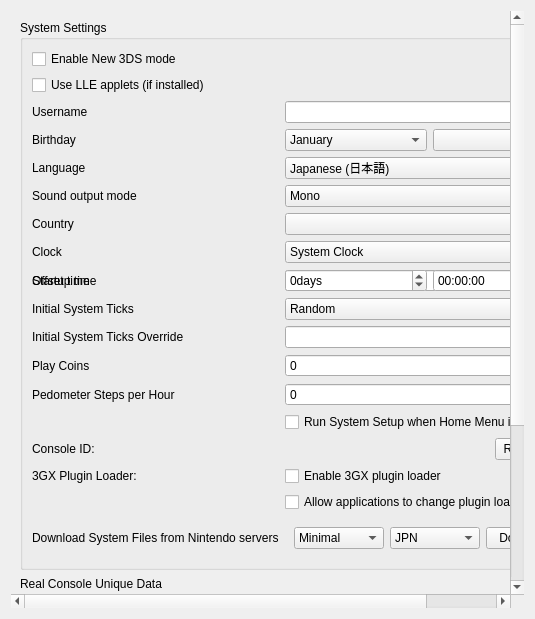
<?xml version="1.0" encoding="UTF-8"?>
<ui version="4.0">
 <class>ConfigureSystem</class>
 <widget class="QWidget" name="ConfigureSystem">
  <property name="geometry">
   <rect>
    <x>0</x>
    <y>0</y>
    <width>535</width>
    <height>619</height>
   </rect>
  </property>
  <property name="windowTitle">
   <string>Form</string>
  </property>
  <layout class="QVBoxLayout" name="verticalLayout_scrollbar">
   <item>
    <widget class="QScrollArea" name="scrollArea">
     <property name="minimumSize">
      <size>
       <width>0</width>
       <height>480</height>
      </size>
     </property>
     <property name="frameShape">
      <enum>QFrame::NoFrame</enum>
     </property>
     <property name="lineWidth">
      <number>1</number>
     </property>
     <property name="widgetResizable">
      <bool>true</bool>
     </property>
     <widget class="QWidget" name="scrollAreaWidgetContents">
      <property name="geometry">
       <rect>
        <x>0</x>
        <y>0</y>
        <width>422</width>
        <height>500</height>
       </rect>
      </property>
      <layout class="QHBoxLayout" name="horizontalLayout">
       <item>
        <layout class="QVBoxLayout" name="verticalLayout">
         <item>
          <widget class="QGroupBox" name="group_system_settings">
           <property name="title">
            <string>System Settings</string>
           </property>
           <layout class="QGridLayout" name="gridLayout">
            <item row="1" column="0">
             <widget class="QCheckBox" name="toggle_new_3ds">
              <property name="text">
               <string>Enable New 3DS mode</string>
              </property>
             </widget>
            </item>
            <item row="2" column="0">
             <widget class="QCheckBox" name="toggle_lle_applets">
              <property name="text">
               <string>Use LLE applets (if installed)</string>
              </property>
             </widget>
            </item>
            <item row="3" column="1">
             <widget class="QLineEdit" name="edit_username">
              <property name="sizePolicy">
               <sizepolicy hsizetype="Preferred" vsizetype="Fixed">
                <horstretch>0</horstretch>
                <verstretch>0</verstretch>
               </sizepolicy>
              </property>
              <property name="maxLength">
               <number>10</number>
              </property>
             </widget>
            </item>
            <item row="3" column="0">
             <widget class="QLabel" name="label_username">
              <property name="text">
               <string>Username</string>
              </property>
             </widget>
            </item>
            <item row="4" column="0">
             <widget class="QLabel" name="label_birthday">
              <property name="text">
               <string>Birthday</string>
              </property>
             </widget>
            </item>
            <item row="4" column="1">
             <layout class="QHBoxLayout" name="horizontalLayout_birthday2">
              <item>
               <widget class="QComboBox" name="combo_birthmonth">
                <item>
                 <property name="text">
                  <string>January</string>
                 </property>
                </item>
                <item>
                 <property name="text">
                  <string>February</string>
                 </property>
                </item>
                <item>
                 <property name="text">
                  <string>March</string>
                 </property>
                </item>
                <item>
                 <property name="text">
                  <string>April</string>
                 </property>
                </item>
                <item>
                 <property name="text">
                  <string>May</string>
                 </property>
                </item>
                <item>
                 <property name="text">
                  <string>June</string>
                 </property>
                </item>
                <item>
                 <property name="text">
                  <string>July</string>
                 </property>
                </item>
                <item>
                 <property name="text">
                  <string>August</string>
                 </property>
                </item>
                <item>
                 <property name="text">
                  <string>September</string>
                 </property>
                </item>
                <item>
                 <property name="text">
                  <string>October</string>
                 </property>
                </item>
                <item>
                 <property name="text">
                  <string>November</string>
                 </property>
                </item>
                <item>
                 <property name="text">
                  <string>December</string>
                 </property>
                </item>
               </widget>
              </item>
              <item>
               <widget class="QComboBox" name="combo_birthday"/>
              </item>
             </layout>
            </item>
            <item row="5" column="0">
             <widget class="QLabel" name="label_language">
              <property name="text">
               <string>Language</string>
              </property>
             </widget>
            </item>
            <item row="5" column="1">
             <widget class="QComboBox" name="combo_language">
              <property name="toolTip">
               <string>Note: this can be overridden when region setting is auto-select</string>
              </property>
              <item>
               <property name="text">
                <string>Japanese (日本語)</string>
               </property>
              </item>
              <item>
               <property name="text">
                <string>English</string>
               </property>
              </item>
              <item>
               <property name="text">
                <string>French (français)</string>
               </property>
              </item>
              <item>
               <property name="text">
                <string>German (Deutsch)</string>
               </property>
              </item>
              <item>
               <property name="text">
                <string>Italian (italiano)</string>
               </property>
              </item>
              <item>
               <property name="text">
                <string>Spanish (español)</string>
               </property>
              </item>
              <item>
               <property name="text">
                <string>Simplified Chinese (简体中文)</string>
               </property>
              </item>
              <item>
               <property name="text">
                <string>Korean (한국어)</string>
               </property>
              </item>
              <item>
               <property name="text">
                <string>Dutch (Nederlands)</string>
               </property>
              </item>
              <item>
               <property name="text">
                <string>Portuguese (português)</string>
               </property>
              </item>
              <item>
               <property name="text">
                <string>Russian (Русский)</string>
               </property>
              </item>
              <item>
               <property name="text">
                <string>Traditional Chinese (正體中文)</string>
               </property>
              </item>
             </widget>
            </item>
            <item row="6" column="0">
             <widget class="QLabel" name="label_sound">
              <property name="text">
               <string>Sound output mode</string>
              </property>
             </widget>
            </item>
            <item row="6" column="1">
             <widget class="QComboBox" name="combo_sound">
              <item>
               <property name="text">
                <string>Mono</string>
               </property>
              </item>
              <item>
               <property name="text">
                <string>Stereo</string>
               </property>
              </item>
              <item>
               <property name="text">
                <string>Surround</string>
               </property>
              </item>
             </widget>
            </item>
            <item row="7" column="0">
             <widget class="QLabel" name="label_country">
              <property name="text">
               <string>Country</string>
              </property>
             </widget>
            </item>
            <item row="7" column="1">
             <widget class="QComboBox" name="combo_country"/>
            </item>
            <item row="8" column="0">
             <widget class="QLabel" name="label_init_clock">
              <property name="text">
               <string>Clock</string>
              </property>
             </widget>
            </item>
            <item row="8" column="1">
             <widget class="QComboBox" name="combo_init_clock">
              <item>
               <property name="text">
                <string>System Clock</string>
               </property>
              </item>
              <item>
               <property name="text">
                <string>Fixed Time</string>
               </property>
              </item>
             </widget>
            </item>
            <item row="9" column="0">
             <widget class="QLabel" name="label_init_time">
              <property name="text">
               <string>Startup time</string>
              </property>
             </widget>
            </item>
            <item row="9" column="1">
             <widget class="QDateTimeEdit" name="edit_init_time">
              <property name="displayFormat">
               <string>yyyy-MM-ddTHH:mm:ss</string>
              </property>
             </widget>
            </item>
            <item row="9" column="0">
             <widget class="QLabel" name="label_init_time_offset">
              <property name="text">
               <string>Offset time</string>
              </property>
             </widget>
            </item>
            <item row="9" column="1">
             <layout class="QGridLayout" name="edit_init_time_offset_grid">
              <item row="0" column="0">
               <widget class="QSpinBox" name="edit_init_time_offset_days">
                <property name="suffix">
                 <string>days</string>
                </property>
                <property name="minimum">
                 <number>-2147483648</number>
                </property>
                <property name="maximum">
                 <number>2147483647</number>
                </property>
               </widget>
              </item>
              <item row="0" column="1">
               <widget class="QTimeEdit" name="edit_init_time_offset_time">
                <property name="displayFormat">
                 <string>HH:mm:ss</string>
                </property>
               </widget>
              </item>
             </layout>
            </item>
            <item row="10" column="0">
             <widget class="QLabel" name="label_init_ticks_type">
              <property name="text">
               <string>Initial System Ticks</string>
              </property>
             </widget>
            </item>
            <item row="10" column="1">
             <widget class="QComboBox" name="combo_init_ticks_type">
              <item>
               <property name="text">
                <string>Random</string>
               </property>
              </item>
              <item>
               <property name="text">
                <string>Fixed</string>
               </property>
              </item>
             </widget>
            </item>
            <item row="11" column="0">
             <widget class="QLabel" name="label_init_ticks_value">
              <property name="text">
               <string>Initial System Ticks Override</string>
              </property>
             </widget>
            </item>
            <item row="11" column="1">
             <widget class="QLineEdit" name="edit_init_ticks_value">
              <property name="sizePolicy">
               <sizepolicy hsizetype="Preferred" vsizetype="Fixed">
                <horstretch>0</horstretch>
                <verstretch>0</verstretch>
               </sizepolicy>
              </property>
              <property name="maxLength">
               <number>20</number>
              </property>
             </widget>
            </item>
            <item row="12" column="0">
             <widget class="QLabel" name="label_play_coins">
              <property name="text">
               <string>Play Coins</string>
              </property>
             </widget>
            </item>
            <item row="12" column="1">
             <widget class="QSpinBox" name="spinBox_play_coins">
              <property name="maximum">
               <number>300</number>
              </property>
             </widget>
            </item>
            <item row="13" column="0">
              <widget class="QLabel" name="label_steps_per_hour">
                <property name="toolTip">
                 <string>&lt;html&gt;&lt;head/&gt;&lt;body&gt;&lt;p&gt;Number of steps per hour reported by the pedometer. Range from 0 to 65,535.&lt;/p&gt;&lt;/body&gt;&lt;/html&gt;</string>
                </property>
                <property name="text">
                  <string>Pedometer Steps per Hour</string>
                </property>
              </widget>
            </item>
            <item row="13" column="1">
              <widget class="QSpinBox" name="spinBox_steps_per_hour">
                <property name="maximum">
                  <number>9999</number>
                </property>
              </widget>
            </item>
            <item row="14" column="1">
             <widget class="QCheckBox" name="toggle_system_setup">
              <property name="text">
               <string>Run System Setup when Home Menu is launched</string>
              </property>
             </widget>
            </item>
            <item row="15" column="0">
             <widget class="QLabel" name="label_console_id">
              <property name="text">
               <string>Console ID:</string>
              </property>
             </widget>
            </item>
            <item row="15" column="1">
             <widget class="QPushButton" name="button_regenerate_console_id">
              <property name="sizePolicy">
               <sizepolicy hsizetype="Fixed" vsizetype="Fixed">
                <horstretch>0</horstretch>
                <verstretch>0</verstretch>
               </sizepolicy>
              </property>
              <property name="layoutDirection">
               <enum>Qt::RightToLeft</enum>
              </property>
              <property name="text">
               <string>Regenerate</string>
              </property>
             </widget>
            </item>
            <item row="16" column="0">
             <widget class="QLabel" name="label_plugin_loader">
              <property name="text">
               <string>3GX Plugin Loader:</string>
              </property>
             </widget>
            </item>
            <item row="16" column="1">
             <widget class="QCheckBox" name="plugin_loader">
              <property name="text">
               <string>Enable 3GX plugin loader</string>
              </property>
             </widget>
            </item>
            <item row="17" column="1">
             <widget class="QCheckBox" name="allow_plugin_loader">
              <property name="text">
               <string>Allow applications to change plugin loader state</string>
              </property>
             </widget>
            </item>
            <item row="18" column="0">
             <widget class="QLabel" name="label_nus_download">
              <property name="text">
               <string>Download System Files from Nintendo servers</string>
              </property>
             </widget>
            </item>
            <item row="18" column="1">
             <widget class="QWidget" name="body_nus_download">
              <layout class="QHBoxLayout" name="horizontalLayout_nus_download">
               <item>
                <widget class="QComboBox" name="combo_download_set">
                 <item>
                  <property name="text">
                   <string>Minimal</string>
                  </property>
                 </item>
                 <item>
                  <property name="text">
                   <string>Old 3DS</string>
                  </property>
                 </item>
                 <item>
                  <property name="text">
                   <string>New 3DS</string>
                  </property>
                 </item>
                </widget>
               </item>
               <item>
                <widget class="QComboBox" name="combo_download_region">
                 <item>
                  <property name="text">
                   <string>JPN</string>
                  </property>
                 </item>
                 <item>
                  <property name="text">
                   <string>USA</string>
                  </property>
                 </item>
                 <item>
                  <property name="text">
                   <string>EUR</string>
                  </property>
                 </item>
                 <item>
                  <property name="text">
                   <string>AUS</string>
                  </property>
                 </item>
                 <item>
                  <property name="text">
                   <string>CHN</string>
                  </property>
                 </item>
                 <item>
                  <property name="text">
                   <string>KOR</string>
                  </property>
                 </item>
                 <item>
                  <property name="text">
                   <string>TWN</string>
                  </property>
                 </item>
                </widget>
               </item>
               <item>
                <widget class="QPushButton" name="button_start_download">
                 <property name="sizePolicy">
                  <sizepolicy hsizetype="Fixed" vsizetype="Fixed">
                   <horstretch>0</horstretch>
                   <verstretch>0</verstretch>
                  </sizepolicy>
                 </property>
                 <property name="layoutDirection">
                  <enum>Qt::RightToLeft</enum>
                 </property>
                 <property name="text">
                  <string>Download</string>
                 </property>
                </widget>
               </item>
              </layout>
             </widget>
            </item>
           </layout>
          </widget>
         </item>
         <item>
          <widget class="QGroupBox" name="group_real_console_unique_data">
           <property name="title">
            <string>Real Console Unique Data</string>
           </property>
           <layout class="QGridLayout" name="gridLayout1">
            <item row="1" column="0">
             <widget class="QLabel" name="label_secure_info">
              <property name="text">
               <string>SecureInfo_A/B</string>
              </property>
             </widget>
            </item>
            <item row="1" column="1">
             <widget class="QWidget" name="secure_info">
              <layout class="QHBoxLayout" name="horizontalLayout_secure_info">
               <item>
                <widget class="QLabel" name="label_secure_info_status">
                 <property name="text">
                  <string/>
                 </property>
                </widget>
               </item>
               <item>
                <widget class="QPushButton" name="button_secure_info">
                 <property name="sizePolicy">
                  <sizepolicy hsizetype="Fixed" vsizetype="Fixed">
                   <horstretch>0</horstretch>
                   <verstretch>0</verstretch>
                  </sizepolicy>
                 </property>
                 <property name="layoutDirection">
                  <enum>Qt::RightToLeft</enum>
                 </property>
                 <property name="text">
                  <string>Choose</string>
                 </property>
                </widget>
               </item>
              </layout>
             </widget>
            </item>
            <item row="2" column="0">
             <widget class="QLabel" name="label_friend_code_seed">
              <property name="text">
               <string>LocalFriendCodeSeed_A/B</string>
              </property>
             </widget>
            </item>
            <item row="2" column="1">
             <widget class="QWidget" name="friend_code_seed">
              <layout class="QHBoxLayout" name="horizontalLayout_friend_code_seed">
               <item>
                <widget class="QLabel" name="label_friend_code_seed_status">
                 <property name="text">
                  <string/>
                 </property>
                </widget>
               </item>
               <item>
                <widget class="QPushButton" name="button_friend_code_seed">
                 <property name="sizePolicy">
                  <sizepolicy hsizetype="Fixed" vsizetype="Fixed">
                   <horstretch>0</horstretch>
                   <verstretch>0</verstretch>
                  </sizepolicy>
                 </property>
                 <property name="layoutDirection">
                  <enum>Qt::RightToLeft</enum>
                 </property>
                 <property name="text">
                  <string>Choose</string>
                 </property>
                </widget>
               </item>
              </layout>
             </widget>
            </item>
            <item row="3" column="0">
             <widget class="QLabel" name="label_ct_cert">
              <property name="text">
               <string>CTCert</string>
              </property>
             </widget>
            </item>
            <item row="3" column="1">
             <widget class="QWidget" name="ct_cert">
              <layout class="QHBoxLayout" name="horizontalLayout_ct_cert">
               <item>
                <widget class="QLabel" name="label_ct_cert_status">
                 <property name="text">
                  <string/>
                 </property>
                </widget>
               </item>
               <item>
                <widget class="QPushButton" name="button_ct_cert">
                 <property name="sizePolicy">
                  <sizepolicy hsizetype="Fixed" vsizetype="Fixed">
                   <horstretch>0</horstretch>
                   <verstretch>0</verstretch>
                  </sizepolicy>
                 </property>
                 <property name="layoutDirection">
                  <enum>Qt::RightToLeft</enum>
                 </property>
                 <property name="text">
                  <string>Choose</string>
                 </property>
                </widget>
               </item>
              </layout>
             </widget>
            </item>
           </layout>
          </widget>
         </item>
         <item>
          <widget class="QLabel" name="label_disable_info">
           <property name="text">
            <string>System settings are available only when applications is not running.</string>
           </property>
           <property name="wordWrap">
            <bool>true</bool>
           </property>
          </widget>
         </item>
         <item>
          <spacer name="verticalSpacer">
           <property name="orientation">
            <enum>Qt::Vertical</enum>
           </property>
           <property name="sizeHint" stdset="0">
            <size>
             <width>20</width>
             <height>40</height>
            </size>
           </property>
          </spacer>
         </item>
        </layout>
       </item>
      </layout>
     </widget>
    </widget>
   </item>
  </layout>
 </widget>
 <tabstops>
  <tabstop>toggle_new_3ds</tabstop>
  <tabstop>edit_username</tabstop>
  <tabstop>combo_birthmonth</tabstop>
  <tabstop>combo_birthday</tabstop>
  <tabstop>combo_language</tabstop>
  <tabstop>combo_sound</tabstop>
  <tabstop>combo_country</tabstop>
  <tabstop>combo_init_clock</tabstop>
  <tabstop>edit_init_time</tabstop>
  <tabstop>spinBox_play_coins</tabstop>
  <tabstop>spinBox_steps_per_hour</tabstop>
  <tabstop>button_regenerate_console_id</tabstop>
 </tabstops>
 <resources/>
 <connections/>
</ui>
